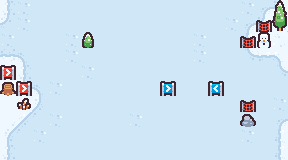

A level layout from a 2D game, rendered from its tile map. Below: a short description, then the map file with its tile-grid data intact:
An orthogonal 18x10 tile map with 16x16 px tiles, 2 tile layers (background, obstacle) and 1 object (speed_minus).

<map version="1.9" tiledversion="1.9.1" orientation="orthogonal" renderorder="right-down" width="18" height="10" tilewidth="16" tileheight="16" infinite="0" nextlayerid="6" nextobjectid="2">
 <tileset firstgid="1" source="../tilemap/tilemap.tsx" />
 <layer id="1" name="background" width="18" height="10">
  <data encoding="csv">
2,4,3,3,3,3,3,3,3,3,3,3,3,3,3,4,77,78,
62,4,3,3,3,3,3,3,3,3,3,3,3,3,4,77,78,14,
4,3,3,3,4,3,3,3,3,3,3,3,4,3,3,5,6,6,
1610612738,74,3,3,4,3,3,3,3,3,3,3,4,3,3,65,3758096389,66,
1,2,3,3,3,4,3,3,3,3,3,3,3,3,3,3,3,65,
6,73,74,4,3,3,3,3,3,3,4,3,3,3,3,3,3,3,
1,1,15,3,3,3,3,3,3,3,3,3,3,3,3,3,3,4,
14,26,27,4,3,3,3,3,4,3,3,3,3,3,3,3,3,77,
13,27,4,3,3,3,3,3,3,3,3,3,3,3,3,4,3,5,
2,3,3,3,3,3,3,3,3,3,3,3,3,3,3,3,3,5
</data>
 </layer>
 <layer id="4" name="obstacle" width="18" height="10">
  <data encoding="csv">
0,0,0,0,0,0,0,0,0,0,0,0,0,0,0,0,0,7,
0,0,0,0,0,0,0,0,0,0,0,0,0,0,0,0,11,19,
0,0,0,0,0,31,0,0,0,0,0,0,0,0,0,11,70,0,
0,0,0,0,0,0,0,0,0,0,0,0,0,0,0,0,0,0,
2147483681,0,0,0,0,0,0,0,0,0,0,0,0,0,0,0,0,0,
48,2147483681,0,0,0,0,0,0,0,0,34,0,0,2147483682,0,0,0,0,
0,32,0,0,0,0,0,0,0,0,0,0,0,0,0,11,0,0,
0,0,0,0,0,0,0,0,0,0,0,0,0,0,0,82,0,0,
0,0,0,0,0,0,0,0,0,0,0,0,0,0,0,0,0,0,
0,0,0,0,0,0,0,0,0,0,0,0,0,0,0,0,0,0
</data>
 </layer>
 <objectgroup id="5" name="bonus">
  <object id="1" name="speed_minus" x="176" y="99" width="32" height="10" />
 </objectgroup>
</map>
